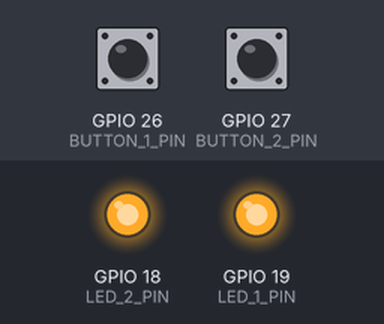
Recording of a sketch running on a simulated ESP32. On the bench: output pins drawn as LEDs (lit = HIGH). The inputs (shaded band) are chosen by the test bench; at power-on: GPIO 26 (BUTTON_1_PIN) HIGH, GPIO 27 (BUTTON_2_PIN) HIGH. What the sketch prints to the serial monitor is not drawn.

Above: at 1.2 s.
1.3 s: GPIO 26 (BUTTON_1_PIN) pulled LOW for 0.15 s
At 1.37 s:
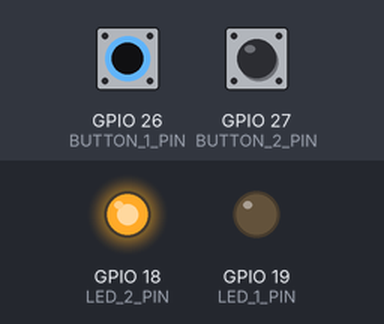
2.9 s: GPIO 27 (BUTTON_2_PIN) pulled LOW for 0.15 s
At 2.97 s:
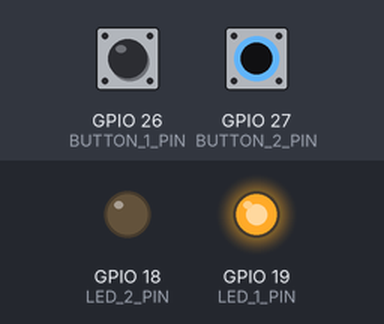
4.5 s: GPIO 27 (BUTTON_2_PIN) pulled LOW for 3.2 s
At 8.7 s:
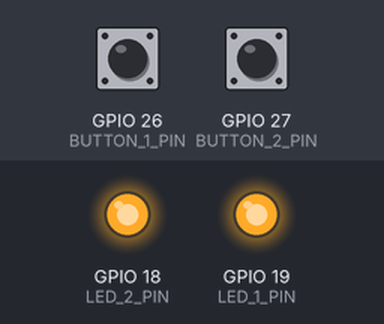
9.2 s: GPIO 26 (BUTTON_1_PIN) pulled LOW for 3.2 s
At 9.8 s:
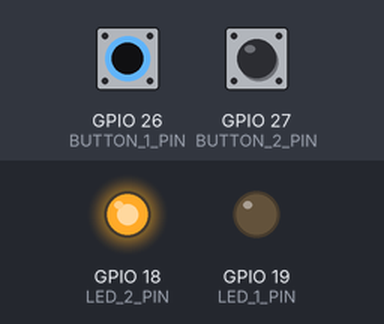
13.9 s: GPIO 26 (BUTTON_1_PIN) driven LOW and GPIO 27 (BUTTON_2_PIN) driven LOW
At 14.6 s:
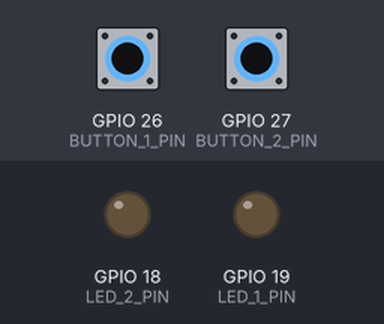
Timing chart, 0 to 16.4 s (numbered marks = the images above; inputs shaded):
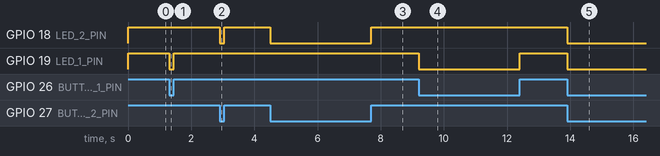

Measured:
- after the input at 1.3 s, GPIO 19 (LED_1_PIN): HIGH → LOW at once, → HIGH 0.15 s later
- after the input at 2.9 s, GPIO 18 (LED_2_PIN): HIGH → LOW at once, → HIGH 0.15 s later
- after the input at 4.5 s, GPIO 18 (LED_2_PIN): HIGH → LOW at once, → HIGH 3.2 s later
- after the input at 9.2 s, GPIO 19 (LED_1_PIN): HIGH → LOW at once, → HIGH 3.2 s later
- after the input at 13.9 s, GPIO 18 (LED_2_PIN), GPIO 19 (LED_1_PIN): HIGH → LOW at once

The sketch:

buttonLED.ino
```cpp
#include "ADS131ESP.h"

void setup() {
  Serial.begin(115200);
  pinMode(LED_1_PIN, OUTPUT);
  pinMode(LED_2_PIN, OUTPUT);
  pinMode(BUTTON_1_PIN, INPUT_PULLUP);
  pinMode(BUTTON_2_PIN, INPUT_PULLUP);
}

void loop() {
  // put your main code here, to run repeatedly:
  digitalWrite(LED_1_PIN, digitalRead(BUTTON_1_PIN));
  digitalWrite(LED_2_PIN, digitalRead(BUTTON_2_PIN));
  Serial.print(digitalRead(BUTTON_1_PIN));
  Serial.println(digitalRead(BUTTON_2_PIN));
}
```

ADS131ESP.h
```cpp
// (licence header left out)
#ifndef __ADS131ESP_H__
#define __ADS131ESP_H__


#define DEVKIT_C            // Original Board which uses DevKIT C
//#define WROOM               //   // New Board with WROOM and LiPo

#define SERIAL_0_PORT       BTSERIAL // The primary serial Port will use the Bluetooth serial

#define SERIAL_1_PORT       ESP_SERIAL_0  // The serial debug and test port will be over the USB port
#define SERIAL_TX_PIN       3
#define SERIAL_RX_PIN       1

#if defined(DEVKIT_C)
#define LED_1_PIN           19
#define LED_2_PIN           18
#define BUTTON_1_PIN        26
#define BUTTON_2_PIN        27
#define BATT_PORT           ADC1_CH0  // Measure 5V Rail
#define BATT_PIN            36    // via 220k/120k divider
#define BATT_MAX            (3.3f * (220.0f + 120.0f)/120.0f)

#elif defined(WROOM)
#define LED_1_PIN           4   // WiFi LED
#define LED_2_PIN           16  // Bluetooth LED
#define STATUS_PIN          19  // Status LED
#define BUTTON_1_PIN        26
#define BUTTON_2_PIN        27
#define BATT_PORT           ADC1_CH6  // Measure Battery Voltage
#define BATT_PIN            34    // via 220k/120k divider
#define BATT_MAX            (3.3f * (220.0f + 120.0f)/120.0f)

#else
#error "Unknown Board Type"
#endif

#define ACCEL_PORT          I2C
#define ACCEL_SDA_PIN       21
#define ACCEL_SCL_PIN       22
#define ACCEL_INT_PIN       27
#define ACCEL_I2C_ADDRESS   0x19


#define ADS131_PORT        HSPI
#define ADS131_MOSI_PIN    13
#define ADS131_MISO_PIN    12
#define ADS131_SCK_PIN     14
#define ADS131_SSEL_PIN    15
#define ADS131_RESET_PIN   17
#define ADS131_DRDY_PIN    25


#endif // __ADS131ESP_H__
```
